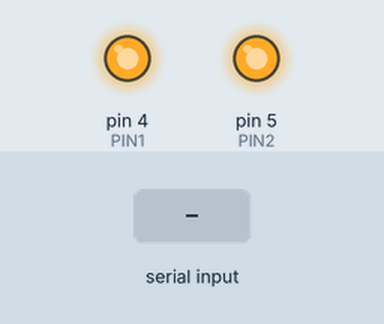
A sketch run on a simulated Arduino Uno, built with avr-gcc and run on an emulated ATmega328P. Parts: output pins drawn as LEDs (lit = HIGH). The test bench sets the inputs (shaded band). What the sketch prints to the serial monitor is not drawn.

Above: at 1.2 s.
1.3 s: "A" received over Serial
At 2.5 s:
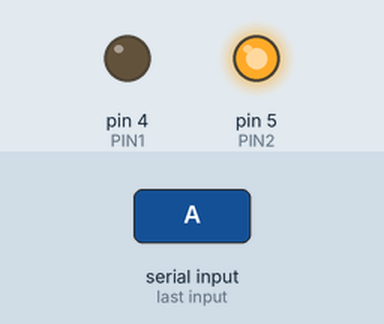
2.8 s: "B" received over Serial
At 3.8 s:
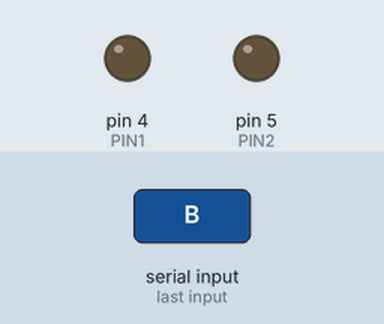
4.3 s: "a" received over Serial
At 4.9 s:
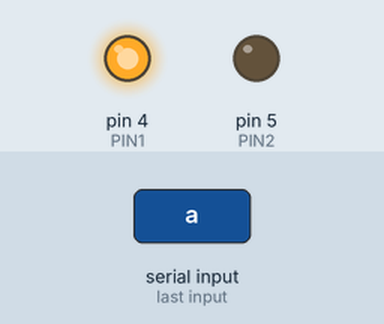
Timing chart, 0 to 7.3 s (numbered marks = the images above; inputs shaded):
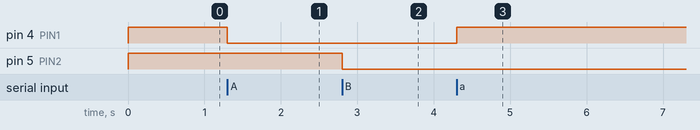

The sketch:

BluetoothControlDevice_ActiveLow_niranjan.ino
```cpp
#define PIN1  4
#define PIN2  5


int firstSensor = 0;    // first analog sensor
int secondSensor = 0;   // second analog sensor
int thirdSensor = 0;    // digital sensor
int inByte = 0;         // incoming serial byte
boolean status_unlock;
boolean status_bluetooth;

long interval = 1000;           // interval at which to blink (milliseconds)
long previousMillis = 0;        // will store last time LED was updat
int minite,sec;


void setup()
{
  // start serial port at 9600 bps:
  Serial.begin(9600);
  //pinMode(2, INPUT);   // digital sensor is on digital pin 2
  //establishContact();  // send a byte to establish contact until receiver responds

  pinMode(PIN1, OUTPUT);
  pinMode(PIN2, OUTPUT);


  digitalWrite(PIN1, HIGH);  // switch on relay1
  digitalWrite(PIN2, HIGH);  // switch on relay2

  status_bluetooth = true;
  status_unlock = false;
  sec = 0;
}

void loop()
{
  if (Serial.available() > 0) {

    inByte = Serial.read();             // get incoming byte:

    if(inByte == 'A'){
      Serial.print('A');         // send a char
      digitalWrite(PIN1, LOW);        // switch on relay1
      status_unlock = false;
      inByte = 0;
    }

    if(inByte == 'a'){
      digitalWrite(PIN1, HIGH);        // switch off relay1
      Serial.print('a');         // send a char
      status_unlock = true;
      sec = 0;
      inByte = 0;
    }

    if(inByte == 'B'){
      digitalWrite(PIN2, LOW);        // switch on relay2
      Serial.print('B');         // send a char
      inByte = 0;
    }

    if(inByte == 'b'){
      digitalWrite(PIN2, HIGH);        // switch off relay2
      Serial.print('b');         // send a char
      inByte = 0;
    }


  } // if(Serial
}
```

Measured:
- after the input at 1.3 s, pin 4 (PIN1): HIGH → LOW at once
- after the input at 2.8 s, pin 5 (PIN2): HIGH → LOW at once
- after the input at 4.3 s, pin 4 (PIN1): LOW → HIGH at once
